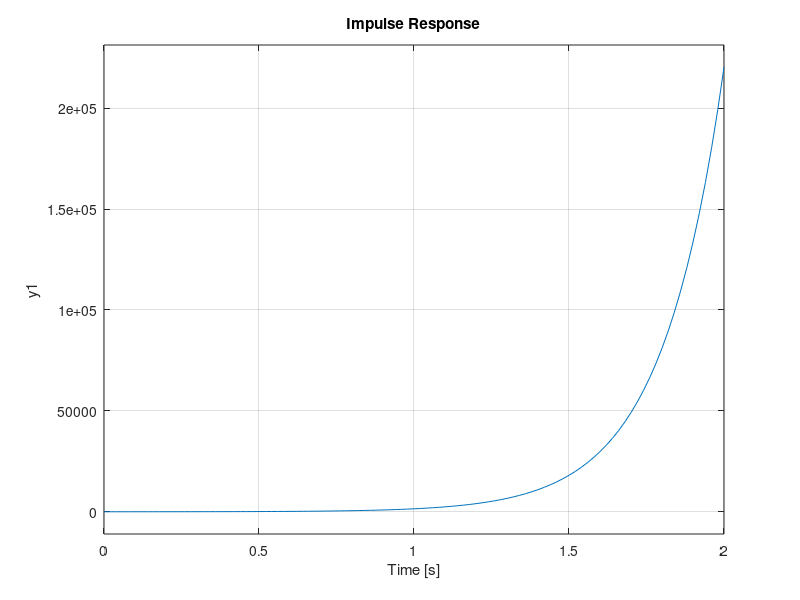
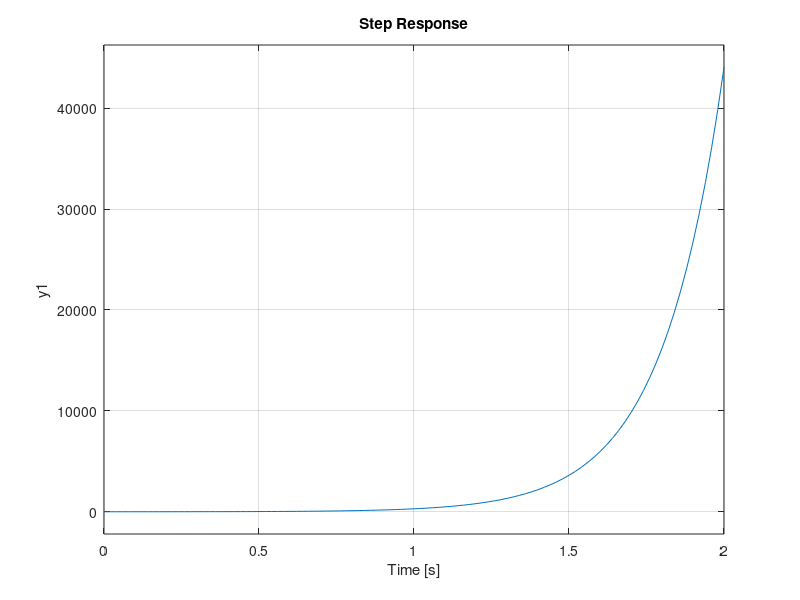

The MATLAB script that drew these images, in order:
% Sistemi dinamici SISO LTI del primo ordine, risposte all'impulso e al gradino

clear variables
close all
clc

s=tf('s');

fdt = menu('Sistemi dinamici SISO LTI:', ...
           'G1(s) = 10/(s-5)', ...
           'G2(s) = 10/s', ...
           'G3(s) = 10/(s+5)', ...
           'G4(s) = 10/(s+20)');

switch fdt
    case 1, G = 10/(s-5);
    case 2, G = 10/s;
    case 3, G = 10/(s+5);
    case 4, G = 10/(s+20);
end

figure(1), impulse(G);

figure(2), step(G);
